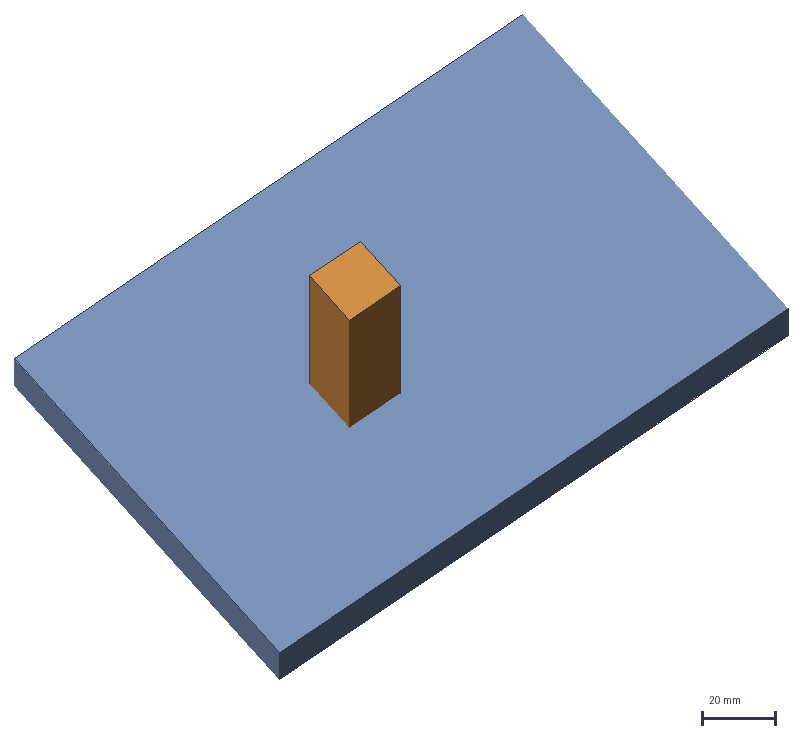
#> input picture images/assembly-pin.png, 803 x 734 px
$ python condition.py ../../images/assembly-pin.png ../../images/assembly.png 5 5 5
#> lines starting #> are read from the running program, lines starting #| are printed output that depends on the picture; after the words box and inside, x2 and y2 are one past the last pixel; in counts of white or black regions, pixels touching at a corner belong together
# -*- coding: utf-8 -*-
"""Condition README figures: trim white borders, cap the pixel size, save.

Drawings come out of NX as A3 sheets with wide white margins, and the offline
renders carry a 7% margin; both waste README width, so every figure is trimmed
to its non-white bounding box and then capped.

If a render-time sidecar (<src>.scalebar.json, written by render_stl.py) is
present, a scale bar is drawn AFTER the trim into a white strip added below the
figure: drawing it at render time would pin the ink bounding box to the render
corner and defeat the trim.

usage: condition.py <in.png> <out.png> [max_w] [max_h] [pad]
"""
import json
import os
import sys

import numpy as np
from PIL import Image, ImageDraw

src, dst = sys.argv[1], sys.argv[2]
maxw = int(sys.argv[3]) if len(sys.argv) > 3 else 1500
maxh = int(sys.argv[4]) if len(sys.argv) > 4 else 1100
pad = int(sys.argv[5]) if len(sys.argv) > 5 else 14

im = Image.open(src).convert("RGB")
#> im is the input picture: PIL image 803x734 RGB; mean R, G, B 193.7, 202.4, 216.7
a = np.asarray(im)
ink = (a < 244).any(axis=2)
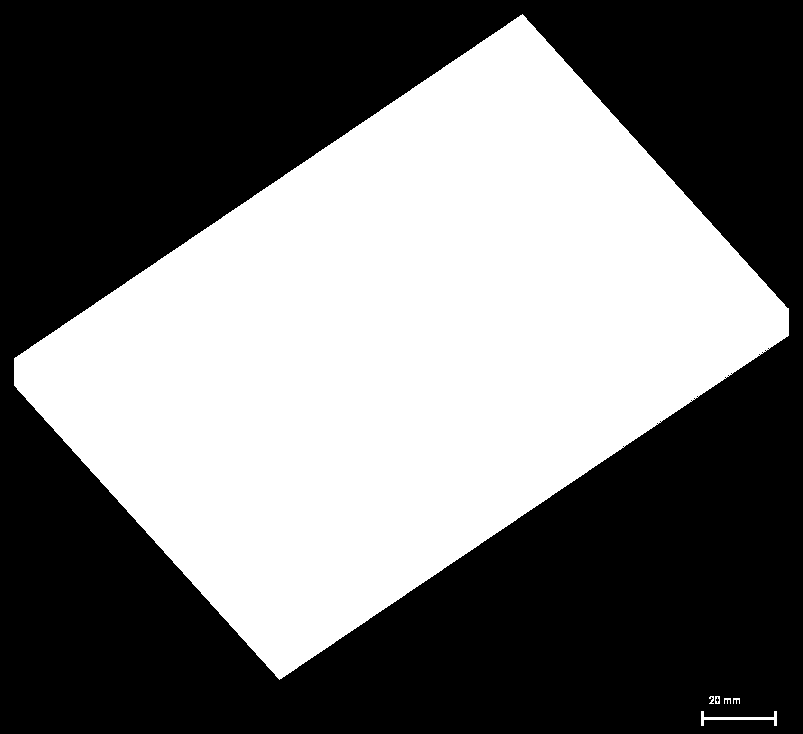
#> ink: shape (734, 803) bool; 44.6% white; 6 white regions, box (x1, y1, x2, y2) and area: (14, 14, 789, 680) 262445, (701, 711, 777, 726) 300, (715, 696, 720, 704) 30, (724, 698, 731, 704) 26, (733, 698, 740, 704) 26, (709, 696, 714, 704) 25
rows, cols = np.where(ink)
if len(rows) == 0:
    raise SystemExit("no ink found in %s" % src)
y0, y1 = max(rows.min() - pad, 0), min(rows.max() + 1 + pad, a.shape[0])
#> y0 = 9; y1 = 731
x0, x1 = max(cols.min() - pad, 0), min(cols.max() + 1 + pad, a.shape[1])
#> x0 = 9; x1 = 794
im = im.crop((x0, y0, x1, y1))
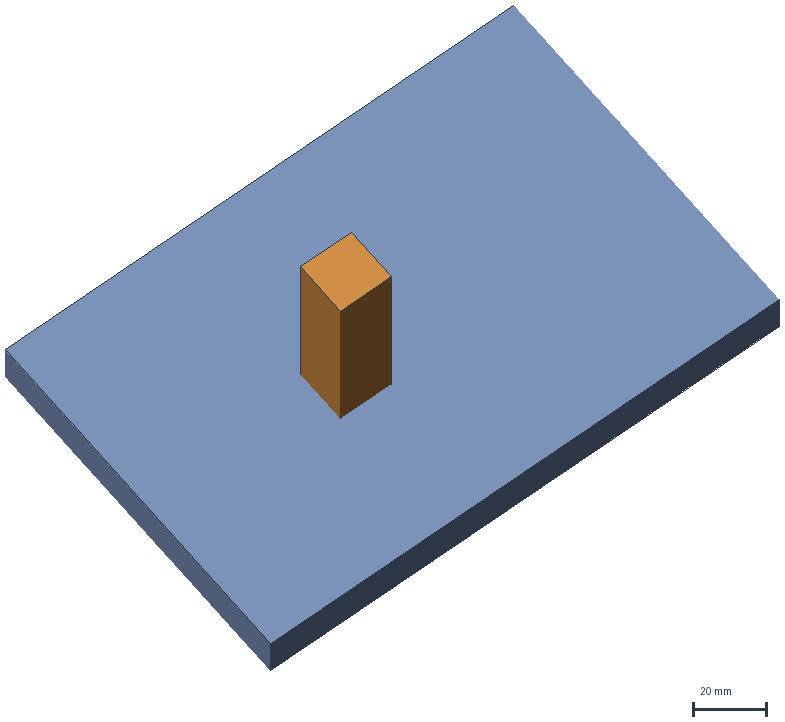
#> im: PIL image 785x722 RGB; mean R, G, B 191.3, 200.3, 215.2
w, h = im.size
#> w = 785; h = 722
scale = min(maxw / float(w), maxh / float(h), 1.0)
#> scale = 0.00637
if scale < 1.0:
    im = im.resize((max(1, int(round(w * scale))), max(1, int(round(h * scale)))),
                   Image.LANCZOS)

side = src + ".scalebar.json"
if os.path.exists(side):
    with open(side, encoding="utf-8") as f:
        sb = json.load(f)
    # crop keeps the render scale; only the resize factor changes px/mm
    ppm = sb["px_per_mm"] * scale
    bar_px = sb["length_mm"] * ppm
    strip = 40
    need_w = int(round(bar_px)) + 56
    canvas = Image.new("RGB", (max(im.size[0], need_w), im.size[1] + strip),
                       (255, 255, 255))
    canvas.paste(im, (0, 0))
    dr = ImageDraw.Draw(canvas)
    dark = (44, 56, 70)
    x1b = canvas.size[0] - 28
    y1b = canvas.size[1] - 16
    x0b = x1b - bar_px
    dr.line([x0b, y1b, x1b, y1b], fill=dark, width=3)
    for x in (x0b, x1b):
        dr.line([x, y1b - 7, x, y1b + 7], fill=dark, width=3)
    dr.text((x0b + 6, y1b - 24), sb["label"], fill=dark)
    im = canvas

im.save(dst, optimize=True)
print("%-34s -> %-30s %dx%d  %d bytes" %
      (src.split("/")[-1], dst.split("/")[-1], im.size[0], im.size[1],
       len(open(dst, "rb").read())))
#| assembly-pin.png                   -> assembly.png                   5x5  148 bytes

$ run again, on images/drafting-annotation.png
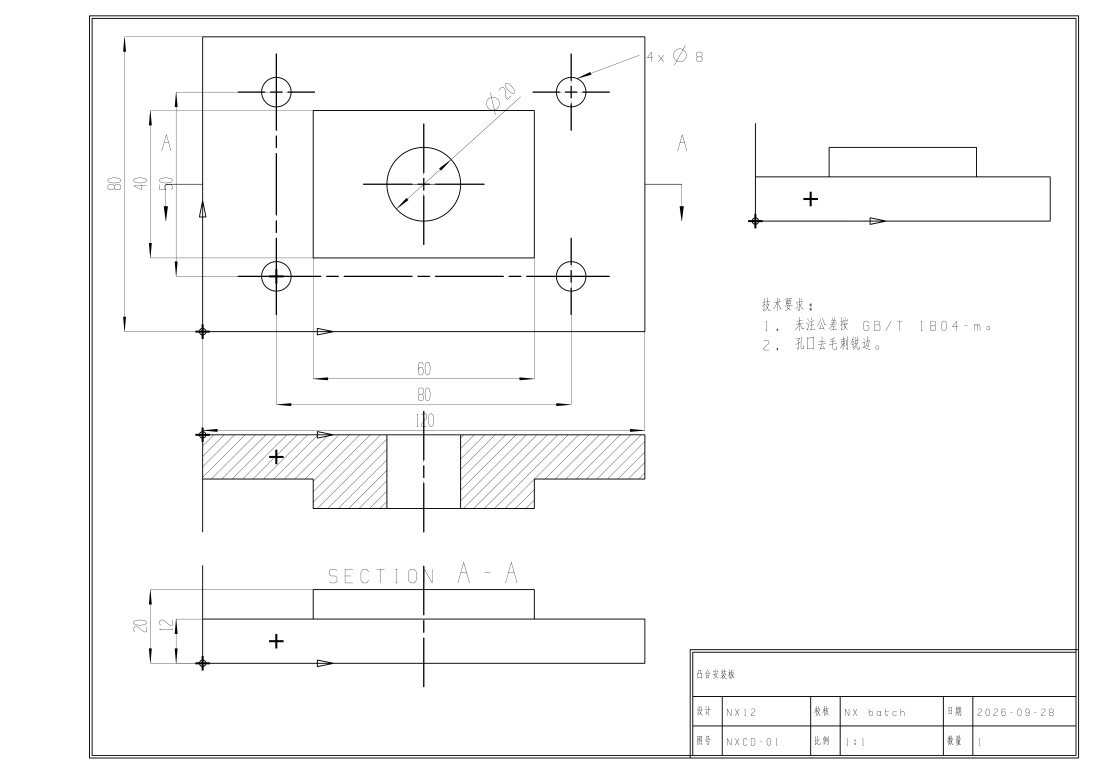
#> input picture images/drafting-annotation.png, 2189 x 1548 px (shown at 1/2 size)
#> im is the input picture: PIL image 2189x1548 RGB; min 0, max 255, mean 249.1
#> `ink = (a < 244).any(axis=2)`:
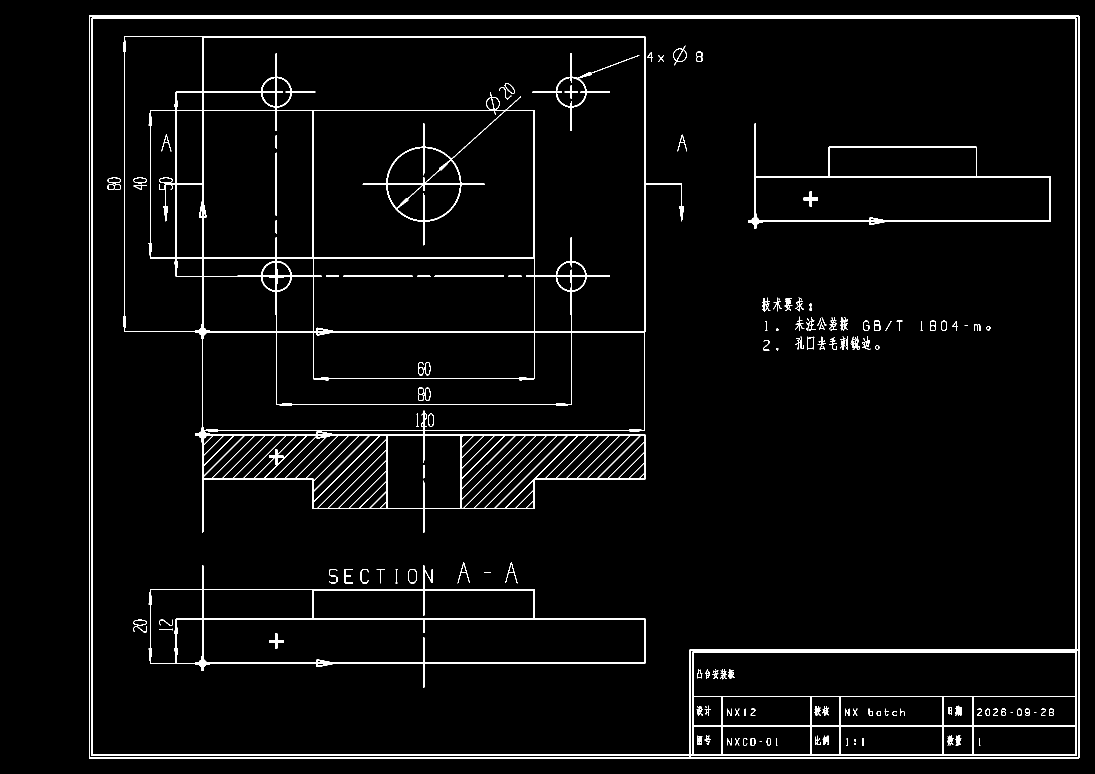
#> ink: shape (1548, 2189) bool (shown at 1/2 size); 3.7% white; 150 white regions (22 under 20 px), largest, box (x1, y1, x2, y2) and area: (246, 72, 1368, 1065) 48483, (178, 30, 2159, 1517) 47850, (297, 1130, 1291, 1375) 10502
#> y0 = 25; y1 = 1522
#> x0 = 173; x1 = 2164
#> `im = im.crop((x0, y0, x1, y1))`:
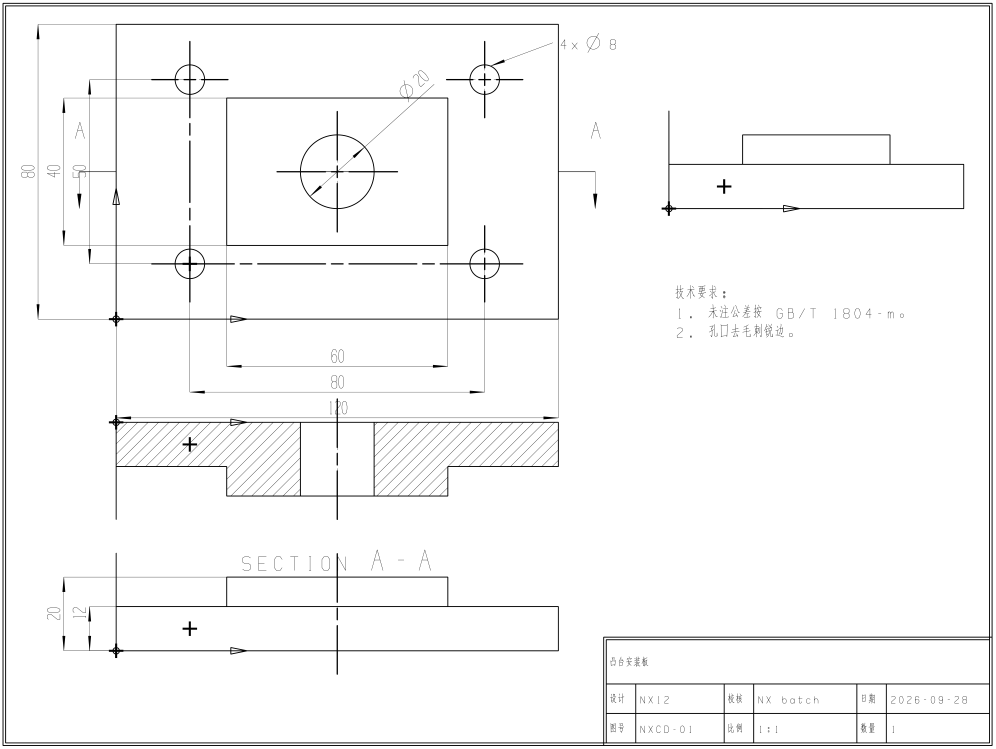
#> im: PIL image 1991x1497 RGB (shown at 1/2 size); min 0, max 255, mean 248.3
#| drafting-annotation.png            -> drafting-annotation.png        5x4  106 bytes

$ run again, on images/drafting-annotations.png
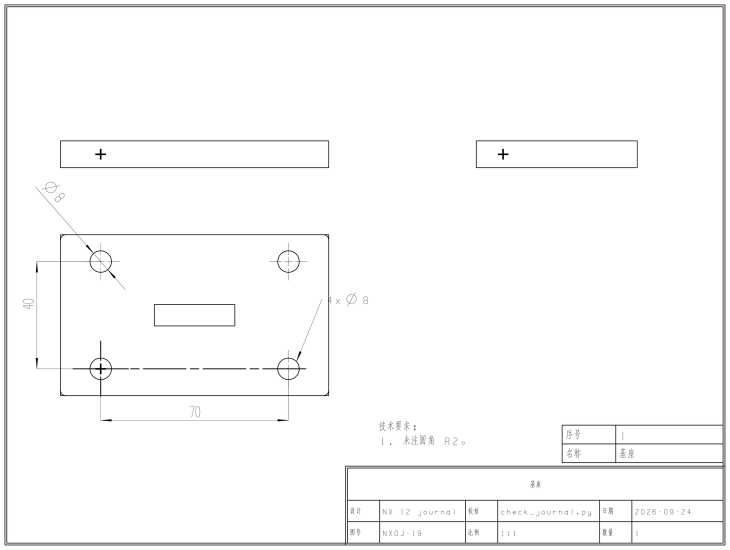
#> input picture images/drafting-annotations.png, 1460 x 1100 px (shown at 1/2 size)
#> im is the input picture: PIL image 1460x1100 RGB; min 0, max 255, mean 249.9
#> `ink = (a < 244).any(axis=2)`:
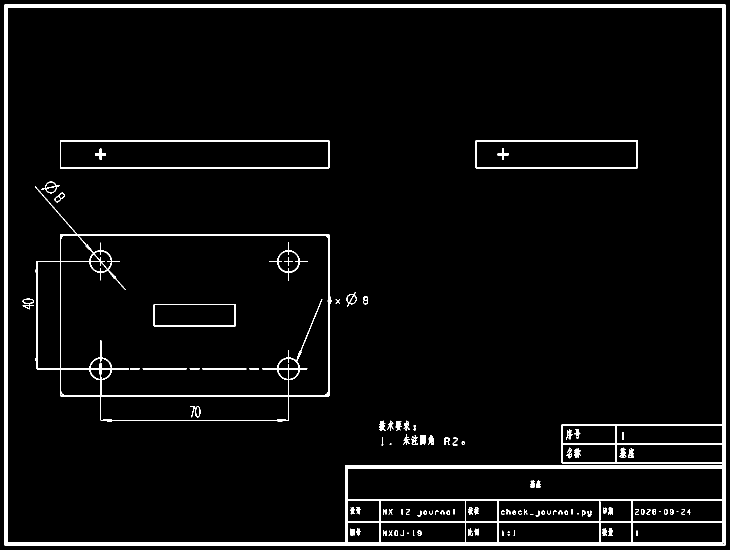
#> ink: shape (1100, 1460) bool (shown at 1/2 size); 3.8% white; 111 white regions (11 under 20 px), largest, box (x1, y1, x2, y2) and area: (9, 8, 1451, 1091) 37016, (70, 373, 664, 843) 9740, (120, 280, 659, 337) 3485
#> y0 = 3; y1 = 1096
#> x0 = 4; x1 = 1456
#> `im = im.crop((x0, y0, x1, y1))`:
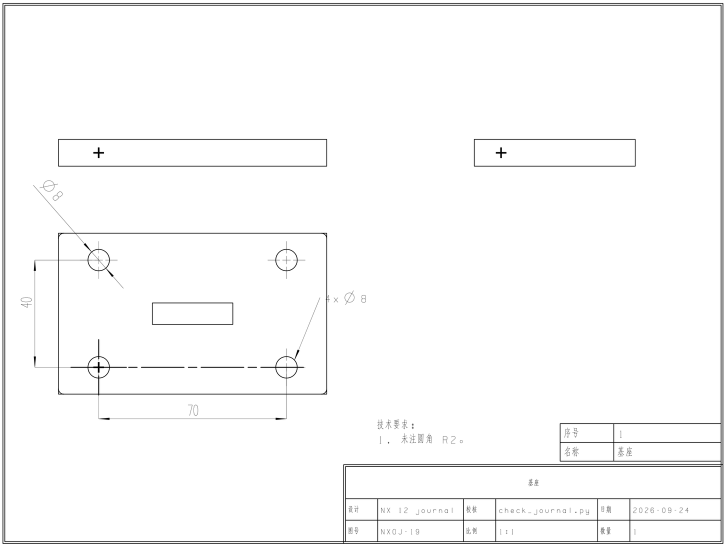
#> im: PIL image 1452x1093 RGB (shown at 1/2 size); min 0, max 255, mean 249.8
#| drafting-annotations.png           -> drafting-annotations.png       5x4  106 bytes

$ run again, on images/drafting-views.png
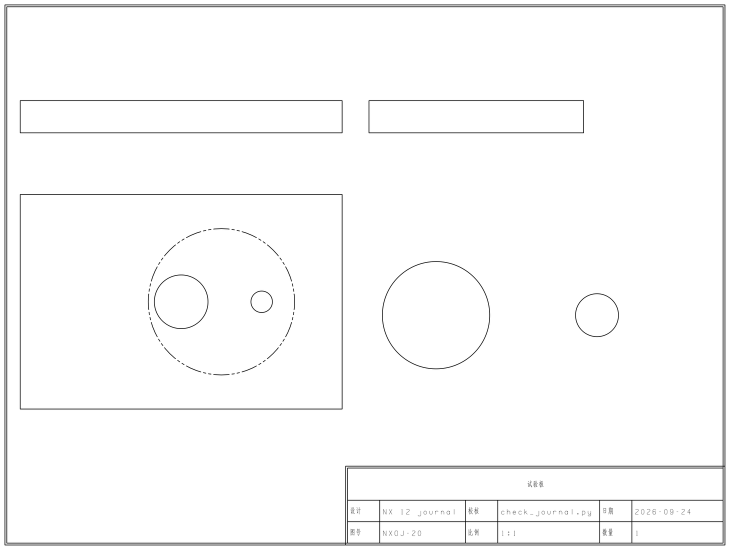
#> input picture images/drafting-views.png, 1460 x 1100 px (shown at 1/2 size)
#> im is the input picture: PIL image 1460x1100 RGB; min 0, max 255, mean 250.2
#> `ink = (a < 244).any(axis=2)`:
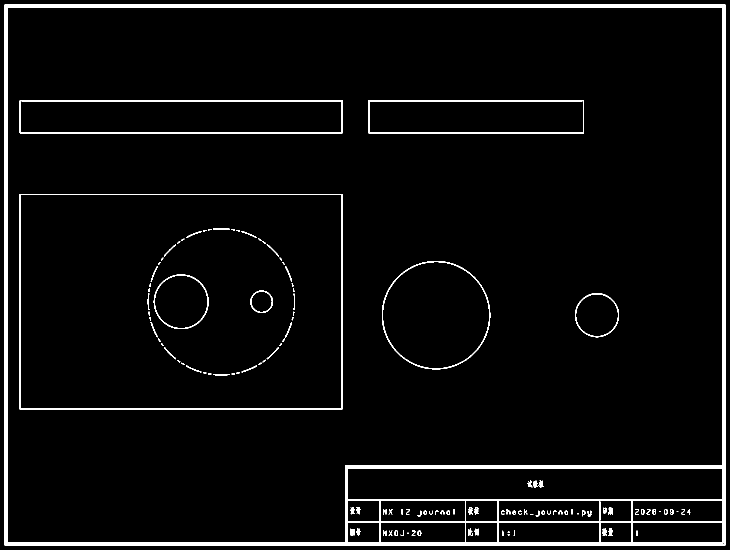
#> ink: shape (1100, 1460) bool (shown at 1/2 size); 3.4% white; 121 white regions (39 under 20 px), largest, box (x1, y1, x2, y2) and area: (9, 8, 1451, 1091) 34093, (39, 388, 686, 819) 5148, (39, 200, 686, 267) 4242
#> y0 = 3; y1 = 1096
#> x0 = 4; x1 = 1456
#> `im = im.crop((x0, y0, x1, y1))`:
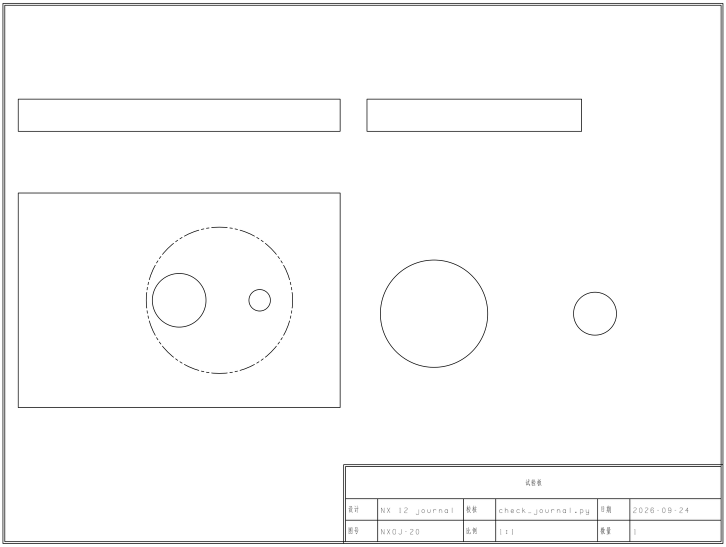
#> im: PIL image 1452x1093 RGB (shown at 1/2 size); min 0, max 255, mean 250.1
#| drafting-views.png                 -> drafting-views.png             5x4  102 bytes
